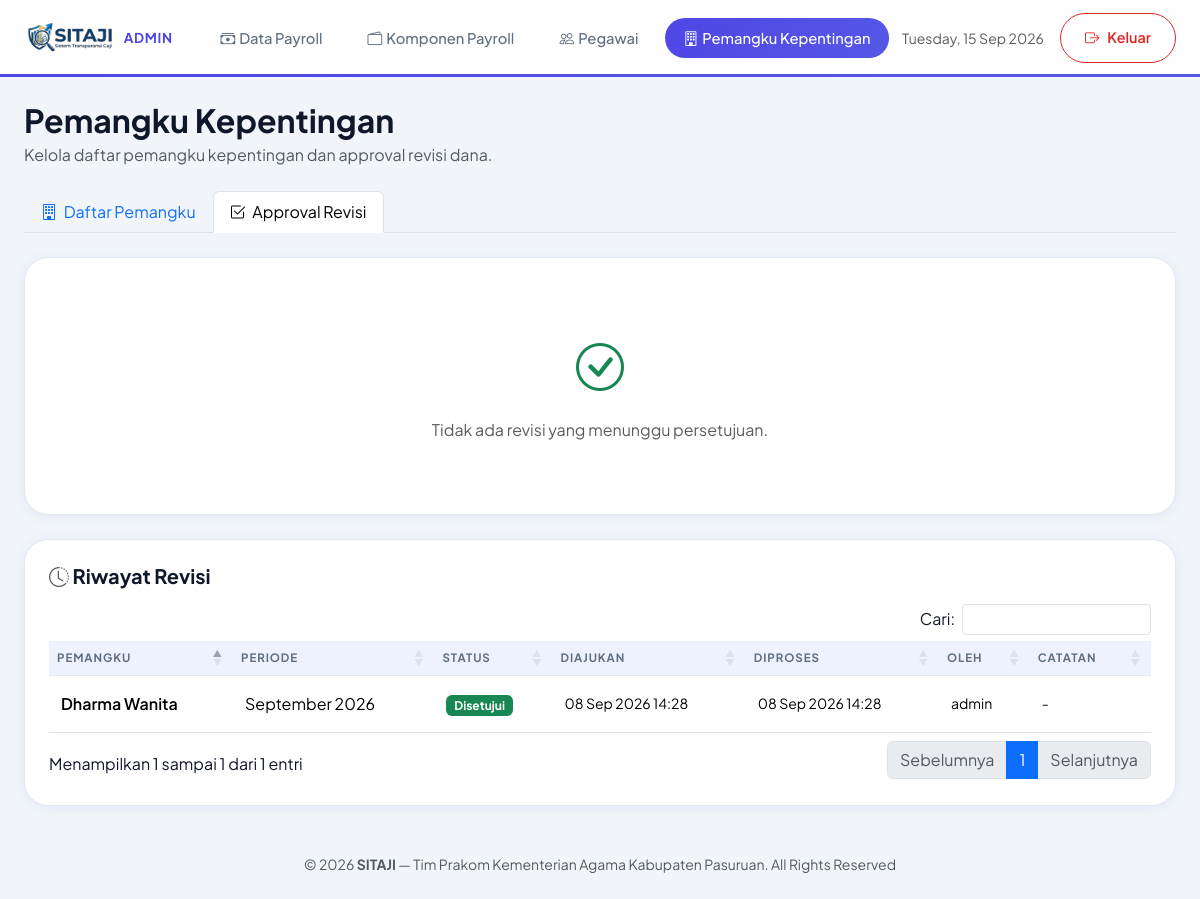
Page /admin/pemangku_kepentingan?tab=approval (signed in) on the committed database.
### tables this page shows
CREATE TABLE `dana_revisi_request` (
  `id` int(11) NOT NULL,
  `periode_id` int(11) NOT NULL,
  `diajukan_oleh` int(11) NOT NULL,
  `data_baru` json NOT NULL,
  `alasan` text,
  `status` enum('pending','disetujui','ditolak') NOT NULL DEFAULT 'pending',
  `disetujui_oleh` int(11) DEFAULT NULL,
  `catatan_admin` text,
  `created_at` datetime NOT NULL DEFAULT CURRENT_TIMESTAMP,
  `diproses_at` datetime DEFAULT NULL
);

CREATE TABLE `pemangku_kepentingan` (
  `id` int(11) NOT NULL,
  `nama` varchar(150) NOT NULL,
  `user_id` int(11) NOT NULL,
  `aktif` tinyint(1) NOT NULL DEFAULT '1',
  `created_at` datetime NOT NULL DEFAULT CURRENT_TIMESTAMP,
  `updated_at` datetime NOT NULL DEFAULT CURRENT_TIMESTAMP ON UPDATE CURRENT_TIMESTAMP
);

CREATE TABLE `dana_periode` (
  `id` int(11) NOT NULL,
  `pemangku_kepentingan_id` int(11) NOT NULL,
  `bulan` tinyint(4) NOT NULL,
  `tahun` smallint(6) NOT NULL,
  `total_pemasukan` decimal(15,2) NOT NULL DEFAULT '0.00',
  `saldo_awal` decimal(15,2) NOT NULL DEFAULT '0.00',
  `status` enum('draft','broadcast','revisi_pending') NOT NULL DEFAULT 'draft',
  `broadcast_at` datetime DEFAULT NULL,
  `is_revisi` tinyint(1) NOT NULL DEFAULT '0',
  `created_at` datetime NOT NULL DEFAULT CURRENT_TIMESTAMP,
  `updated_at` datetime NOT NULL DEFAULT CURRENT_TIMESTAMP ON UPDATE CURRENT_TIMESTAMP
);

CREATE TABLE `users` (
  `id` int(11) NOT NULL,
  `username` varchar(50) NOT NULL,
  `password_hash` varchar(255) NOT NULL,
  `role` enum('admin','pegawai','stakeholder') NOT NULL,
  `pegawai_id` int(11) DEFAULT NULL,
  `created_at` timestamp NOT NULL DEFAULT CURRENT_TIMESTAMP
);

### includes/helpers.php (called while the page is built, shortened)
<?php
function e(?string $s): string {
    return htmlspecialchars((string)$s, ENT_QUOTES, 'UTF-8');
}

### admin/pemangku_kepentingan.php (shortened to what this page needs)
<?php
require_once __DIR__ . '/../includes/header_admin.php';
$activeTab = $_GET['tab'] ?? 'daftar';
$pendingList = $pdo->query("
    SELECT dr.id AS revisi_id, dr.periode_id, dr.data_baru, dr.alasan, dr.status,
           dr.created_at, dr.disetujui_oleh, dr.catatan_admin, dr.diproses_at,
           dp.bulan, dp.tahun, dp.total_pemasukan, dp.status AS periode_status,
           dp.broadcast_at, dp.is_revisi,
           pk.nama AS nama_pemangku,
           u.username AS diajukan_username
    FROM dana_revisi_request dr
    JOIN dana_periode dp ON dp.id = dr.periode_id
    JOIN pemangku_kepentingan pk ON pk.id = dp.pemangku_kepentingan_id
    JOIN users u ON u.id = dr.diajukan_oleh
    WHERE dr.status = 'pending'
    ORDER BY dr.created_at ASC
")->fetchAll();
$totalPending = count($pendingList);
$historyList = $pdo->query("
    SELECT dr.id AS revisi_id, dr.periode_id, dr.status, dr.created_at, dr.diproses_at,
           dr.catatan_admin,
           dp.bulan, dp.tahun,
           pk.nama AS nama_pemangku,
           u.username AS diajukan_username,
           admin.username AS diproses_username
    FROM dana_revisi_request dr
    JOIN dana_periode dp ON dp.id = dr.periode_id
    JOIN pemangku_kepentingan pk ON pk.id = dp.pemangku_kepentingan_id
    JOIN users u ON u.id = dr.diajukan_oleh
    LEFT JOIN users admin ON admin.id = dr.disetujui_oleh
    WHERE dr.status != 'pending'
    ORDER BY dr.diproses_at DESC
    LIMIT 50
")->fetchAll();
$bulanNama = [1=>'Januari',2=>'Februari',3=>'Maret',4=>'April',5=>'Mei',6=>'Juni',
              7=>'Juli',8=>'Agustus',9=>'September',10=>'Oktober',11=>'November',12=>'Desember'];
?>
<div class="d-flex justify-content-between align-items-end flex-wrap gap-3 mb-4">
  <div>
    <h2 class="fw-bold mb-1">Pemangku Kepentingan</h2>
    <p class="text-muted mb-0">Kelola daftar pemangku kepentingan dan approval revisi dana.</p>
  </div>
</div>
<ul class="nav nav-tabs mb-4">
  <li class="nav-item">
    <a class="nav-link <?= $activeTab === 'daftar' ? 'active' : '' ?>" href="?tab=daftar">
      <i class="bi bi-building me-1"></i> Daftar Pemangku
    </a>
  </li>
  <li class="nav-item">
    <a class="nav-link <?= $activeTab === 'approval' ? 'active' : '' ?>" href="?tab=approval">
      <i class="bi bi-check2-square me-1"></i> Approval Revisi
    </a>
  </li>
</ul>
<div class="tab-content">
  <div class="tab-pane fade <?= $activeTab === 'approval' ? 'show active' : '' ?>" id="approval">
    <?php if ($totalPending === 0): ?>
    <div class="app-card">
      <div class="text-center py-5">
        <i class="bi bi-check-circle text-success" style="font-size:3rem"></i>
        <p class="text-muted mt-3 mb-0">Tidak ada revisi yang menunggu persetujuan.</p>
      </div>
    </div>
    <?php endif; ?>
    <?php if (!empty($historyList)): ?>
    <div class="app-card mt-4">
      <div class="d-flex justify-content-between align-items-center mb-3">
        <h5 class="fw-bold mb-0"><i class="bi bi-clock-history text-muted"></i> Riwayat Revisi</h5>
      </div>
      <table class="table data-table align-middle" data-empty-message="Belum ada riwayat revisi.">
        <thead>
          <tr><th>Pemangku</th><th>Periode</th><th>Status</th><th>Diajukan</th><th>Diproses</th><th>Oleh</th><th>Catatan</th></tr>
        </thead>
        <tbody>
          <?php foreach ($historyList as $h): ?>
          <tr>
            <td class="fw-semibold"><?= e($h['nama_pemangku']) ?></td>
            <td><?= $bulanNama[(int)$h['bulan']] ?> <?= $h['tahun'] ?></td>
            <td>
              <?php if ($h['status'] === 'disetujui'): ?>
                <span class="badge bg-success">Disetujui</span>
              <?php else: ?>
                <span class="badge bg-danger">Ditolak</span>
              <?php endif; ?>
            </td>
            <td class="small"><?= date('d M Y H:i', strtotime($h['created_at'])) ?></td>
            <td class="small"><?= $h['diproses_at'] ? date('d M Y H:i', strtotime($h['diproses_at'])) : '-' ?></td>
            <td class="small"><?= e($h['diproses_username'] ?? '-') ?></td>
            <td class="small" style="max-width:200px"><?= e($h['catatan_admin'] ?? '-') ?></td>
          </tr>
          <?php endforeach; ?>
        </tbody>
      </table>
    </div>
    <?php endif; ?>
  </div>
</div>
<?php require_once __DIR__ . '/../includes/footer.php'; ?>

### assets/css/style.css (style rules this page uses)
:root { --primary: #4f46e5; --primary-soft: #eef2ff; --accent: #5558e6; --success: #0e834e; --danger: #dc2626; --warning: #f59e0b; --dark: #0f172a; --slate: #5f6e82; --bg-body: #f1f5f9; --card: #FFFFFF; --ink: #0f172a; --muted: #5f6e82; --border: #e2e8f0; --card-radius: 24px; --shadow: 0 2px 12px rgba(79,70,229,.08); --shadow-lg: 0 20px 25px -5px rgba(0,0,0,0.05); }
* { font-family: 'Plus Jakarta Sans', system-ui, -apple-system, 'Segoe UI', Roboto, Helvetica, Arial, sans-serif; }
body.bg-app { background: var(--bg-body); color: var(--ink); }
.app-card { background: var(--card); border-radius: var(--card-radius, 24px); padding: 1.5rem; box-shadow: var(--shadow); border: 1px solid var(--border); transition: box-shadow 0.3s cubic-bezier(0.4,0,0.2,1); }
table.dataTable thead th { font-size: .72rem; letter-spacing: .08em; text-transform: uppercase; color: var(--muted); border-bottom: 1px solid var(--border) !important; background: var(--primary-soft); }
table.dataTable tbody td { padding: 1rem .75rem; vertical-align: middle; }

### rows in the picture
dana_revisi_request: pemangku_kepentingan.nama "Dharma Wanita", periode.bulan "September", periode.tahun "2026", status "Disetujui", created_at "08 Sep 2026 14:28", diproses_at "08 Sep 2026 14:28", users.username "admin", catatan_admin "-"
